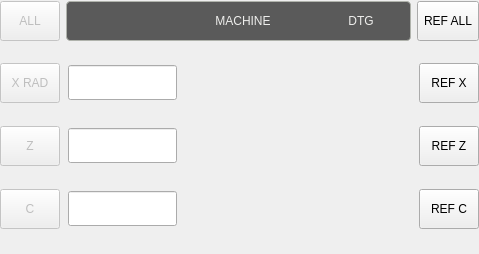
<?xml version="1.0" encoding="UTF-8"?>
<ui version="4.0">
 <class>dros_xzc</class>
 <widget class="QWidget" name="dros_xzc">
  <property name="geometry">
   <rect>
    <x>0</x>
    <y>0</y>
    <width>479</width>
    <height>254</height>
   </rect>
  </property>
  <property name="sizePolicy">
   <sizepolicy hsizetype="Preferred" vsizetype="Preferred">
    <horstretch>0</horstretch>
    <verstretch>0</verstretch>
   </sizepolicy>
  </property>
  <property name="windowTitle">
   <string>dros_xzc</string>
  </property>
  <property name="layoutDirection">
   <enum>Qt::LeftToRight</enum>
  </property>
  <layout class="QVBoxLayout" name="verticalLayout">
   <property name="spacing">
    <number>0</number>
   </property>
   <property name="leftMargin">
    <number>0</number>
   </property>
   <property name="topMargin">
    <number>0</number>
   </property>
   <property name="rightMargin">
    <number>0</number>
   </property>
   <property name="bottomMargin">
    <number>0</number>
   </property>
   <item>
    <widget class="QWidget" name="widget_xz" native="true">
     <layout class="QVBoxLayout" name="verticalLayout_55">
      <property name="spacing">
       <number>19</number>
      </property>
      <property name="leftMargin">
       <number>0</number>
      </property>
      <property name="topMargin">
       <number>0</number>
      </property>
      <property name="rightMargin">
       <number>0</number>
      </property>
      <property name="bottomMargin">
       <number>0</number>
      </property>
      <item>
       <widget class="QWidget" name="widget_87" native="true">
        <property name="minimumSize">
         <size>
          <width>0</width>
          <height>42</height>
         </size>
        </property>
        <layout class="QHBoxLayout" name="horizontalLayout_79">
         <property name="leftMargin">
          <number>0</number>
         </property>
         <property name="topMargin">
          <number>0</number>
         </property>
         <property name="rightMargin">
          <number>0</number>
         </property>
         <property name="bottomMargin">
          <number>0</number>
         </property>
         <item>
          <widget class="MDIButton" name="zero_all_button">
           <property name="enabled">
            <bool>false</bool>
           </property>
           <property name="sizePolicy">
            <sizepolicy hsizetype="Fixed" vsizetype="Preferred">
             <horstretch>0</horstretch>
             <verstretch>0</verstretch>
            </sizepolicy>
           </property>
           <property name="minimumSize">
            <size>
             <width>60</width>
             <height>40</height>
            </size>
           </property>
           <property name="maximumSize">
            <size>
             <width>60</width>
             <height>40</height>
            </size>
           </property>
           <property name="focusPolicy">
            <enum>Qt::NoFocus</enum>
           </property>
           <property name="layoutDirection">
            <enum>Qt::LeftToRight</enum>
           </property>
           <property name="styleSheet">
            <string notr="true">MDIButton {
   	font: 14pt &quot;Bebas Kai&quot;;
}</string>
           </property>
           <property name="text">
            <string>ALL</string>
           </property>
           <property name="icon">
            <iconset resource="../../../../src/probe_basic/probe_basic.qrc">
             <normaloff>:/images/zero.png</normaloff>:/images/zero.png</iconset>
           </property>
           <property name="iconSize">
            <size>
             <width>20</width>
             <height>20</height>
            </size>
           </property>
           <property name="rules" stdset="0">
            <string>[
    {
        &quot;channels&quot;: [
            {
                &quot;url&quot;: &quot;status:g5x_index&quot;,
                &quot;trigger&quot;: true,
                &quot;type&quot;: &quot;int&quot;
            }
        ],
        &quot;expression&quot;: &quot;&quot;,
        &quot;name&quot;: &quot;G5x Index&quot;,
        &quot;property&quot;: &quot;None&quot;
    }
]</string>
           </property>
           <property name="MDICommand" stdset="0">
            <string>G10 L20 P{ch[0]} X0.0 Z0.0</string>
           </property>
          </widget>
         </item>
         <item>
          <widget class="QFrame" name="frame_53">
           <property name="sizePolicy">
            <sizepolicy hsizetype="Preferred" vsizetype="Fixed">
             <horstretch>0</horstretch>
             <verstretch>0</verstretch>
            </sizepolicy>
           </property>
           <property name="minimumSize">
            <size>
             <width>0</width>
             <height>40</height>
            </size>
           </property>
           <property name="maximumSize">
            <size>
             <width>16777215</width>
             <height>40</height>
            </size>
           </property>
           <property name="styleSheet">
            <string notr="true">.QFrame{
    border-style: solid;
    border-color: rgb(176, 179,172);
    border-width: 1px;
    border-radius: 4px;
    background-color: rgb(90, 90, 90);
    padding: -5px;
}</string>
           </property>
           <property name="frameShape">
            <enum>QFrame::StyledPanel</enum>
           </property>
           <property name="frameShadow">
            <enum>QFrame::Raised</enum>
           </property>
           <layout class="QHBoxLayout" name="horizontalLayout_168">
            <property name="spacing">
             <number>18</number>
            </property>
            <property name="leftMargin">
             <number>9</number>
            </property>
            <property name="rightMargin">
             <number>0</number>
            </property>
            <item>
             <widget class="StatusLabel" name="work_column_header">
              <property name="sizePolicy">
               <sizepolicy hsizetype="Fixed" vsizetype="Fixed">
                <horstretch>0</horstretch>
                <verstretch>0</verstretch>
               </sizepolicy>
              </property>
              <property name="minimumSize">
               <size>
                <width>100</width>
                <height>17</height>
               </size>
              </property>
              <property name="maximumSize">
               <size>
                <width>100</width>
                <height>17</height>
               </size>
              </property>
              <property name="styleSheet">
               <string notr="true">QLabel{
    color: rgb(238, 238, 236);
	font: 16pt &quot;Bebas Kai&quot;;
    padding-left: 6px;
}</string>
              </property>
              <property name="alignment">
               <set>Qt::AlignCenter</set>
              </property>
              <property name="rules" stdset="0">
               <string>[{&quot;channels&quot;: [{&quot;url&quot;: &quot;status:g5x_index?text&quot;, &quot;trigger&quot;: true}], &quot;property&quot;: &quot;Text&quot;, &quot;expression&quot;: &quot;ch[0] + ' WORK'\n&quot;, &quot;name&quot;: &quot;WCS Header&quot;}]</string>
              </property>
             </widget>
            </item>
            <item>
             <widget class="QLabel" name="machine_column_header">
              <property name="enabled">
               <bool>false</bool>
              </property>
              <property name="sizePolicy">
               <sizepolicy hsizetype="Fixed" vsizetype="Fixed">
                <horstretch>0</horstretch>
                <verstretch>0</verstretch>
               </sizepolicy>
              </property>
              <property name="minimumSize">
               <size>
                <width>100</width>
                <height>17</height>
               </size>
              </property>
              <property name="maximumSize">
               <size>
                <width>100</width>
                <height>17</height>
               </size>
              </property>
              <property name="styleSheet">
               <string notr="true">QLabel{
    color: rgb(238, 238, 236);
	font: 16pt &quot;Bebas Kai&quot;;
}</string>
              </property>
              <property name="text">
               <string>MACHINE</string>
              </property>
              <property name="alignment">
               <set>Qt::AlignCenter</set>
              </property>
             </widget>
            </item>
            <item>
             <widget class="QLabel" name="dtg_column_header">
              <property name="sizePolicy">
               <sizepolicy hsizetype="Fixed" vsizetype="Fixed">
                <horstretch>0</horstretch>
                <verstretch>0</verstretch>
               </sizepolicy>
              </property>
              <property name="minimumSize">
               <size>
                <width>100</width>
                <height>17</height>
               </size>
              </property>
              <property name="maximumSize">
               <size>
                <width>100</width>
                <height>17</height>
               </size>
              </property>
              <property name="styleSheet">
               <string notr="true">QLabel{
    color: rgb(238, 238, 236);
	font: 16pt &quot;Bebas Kai&quot;;
}</string>
              </property>
              <property name="text">
               <string>DTG</string>
              </property>
              <property name="alignment">
               <set>Qt::AlignCenter</set>
              </property>
             </widget>
            </item>
           </layout>
          </widget>
         </item>
         <item>
          <widget class="ActionButton" name="ref_all_button">
           <property name="sizePolicy">
            <sizepolicy hsizetype="Fixed" vsizetype="Fixed">
             <horstretch>1</horstretch>
             <verstretch>0</verstretch>
            </sizepolicy>
           </property>
           <property name="minimumSize">
            <size>
             <width>62</width>
             <height>40</height>
            </size>
           </property>
           <property name="maximumSize">
            <size>
             <width>62</width>
             <height>40</height>
            </size>
           </property>
           <property name="focusPolicy">
            <enum>Qt::NoFocus</enum>
           </property>
           <property name="styleSheet">
            <string notr="true">QPushButton {
   	font: 15pt &quot;Bebas Kai&quot;;
}</string>
           </property>
           <property name="text">
            <string>REF ALL</string>
           </property>
           <property name="rules" stdset="0">
            <string>[{&quot;channels&quot;: [{&quot;url&quot;: &quot;status:all_axes_homed&quot;, &quot;trigger&quot;: true}], &quot;property&quot;: &quot;Text&quot;, &quot;expression&quot;: &quot;'HOMED' if ch[0] else 'REF ALL'&quot;, &quot;name&quot;: &quot;reference_all&quot;}, {&quot;name&quot;: &quot;home_inhibit&quot;, &quot;property&quot;: &quot;Enable&quot;, &quot;expression&quot;: &quot;not (ch[0] or ch[1] or ch[2])&quot;, &quot;channels&quot;: [{&quot;url&quot;: &quot;status:joint.0.homing&quot;, &quot;trigger&quot;: true}, {&quot;url&quot;: &quot;status:joint.1.homing&quot;, &quot;trigger&quot;: true}, {&quot;url&quot;: &quot;status:joint.2.homing&quot;, &quot;trigger&quot;: true}]}]</string>
           </property>
           <property name="actionName" stdset="0">
            <string>machine.home.all</string>
           </property>
          </widget>
         </item>
        </layout>
       </widget>
      </item>
      <item>
       <widget class="QWidget" name="widget_88" native="true">
        <property name="minimumSize">
         <size>
          <width>0</width>
          <height>42</height>
         </size>
        </property>
        <layout class="QHBoxLayout" name="x_axis_dro_layout_3">
         <property name="spacing">
          <number>8</number>
         </property>
         <property name="leftMargin">
          <number>0</number>
         </property>
         <property name="topMargin">
          <number>2</number>
         </property>
         <property name="rightMargin">
          <number>0</number>
         </property>
         <property name="bottomMargin">
          <number>2</number>
         </property>
         <item>
          <widget class="MDIButton" name="zero_x_button">
           <property name="enabled">
            <bool>false</bool>
           </property>
           <property name="sizePolicy">
            <sizepolicy hsizetype="Preferred" vsizetype="Preferred">
             <horstretch>0</horstretch>
             <verstretch>0</verstretch>
            </sizepolicy>
           </property>
           <property name="minimumSize">
            <size>
             <width>60</width>
             <height>40</height>
            </size>
           </property>
           <property name="maximumSize">
            <size>
             <width>60</width>
             <height>40</height>
            </size>
           </property>
           <property name="layoutDirection">
            <enum>Qt::LeftToRight</enum>
           </property>
           <property name="styleSheet">
            <string notr="true">MDIButton {
   	font: 16pt &quot;Bebas Kai&quot;;
}</string>
           </property>
           <property name="text">
            <string>X RAD</string>
           </property>
           <property name="iconSize">
            <size>
             <width>20</width>
             <height>20</height>
            </size>
           </property>
           <property name="rules" stdset="0">
            <string>[{&quot;channels&quot;: [{&quot;url&quot;: &quot;status:g5x_index&quot;, &quot;trigger&quot;: true, &quot;type&quot;: &quot;int&quot;}], &quot;property&quot;: &quot;None&quot;, &quot;expression&quot;: &quot;&quot;, &quot;name&quot;: &quot;G5x Index&quot;}, {&quot;channels&quot;: [{&quot;url&quot;: &quot;status:gcodes&quot;, &quot;trigger&quot;: true}], &quot;property&quot;: &quot;Text&quot;, &quot;expression&quot;: &quot;'X DIA' if 'G7' in ch[0] else 'X RAD'&quot;, &quot;name&quot;: &quot;diam_rad_mode_display&quot;}]</string>
           </property>
           <property name="MDICommand" stdset="0">
            <string>G10 L20 P{ch[0]} X0.0</string>
           </property>
          </widget>
         </item>
         <item>
          <widget class="DROLineEdit" name="dro_entry_x_main">
           <property name="sizePolicy">
            <sizepolicy hsizetype="Preferred" vsizetype="Fixed">
             <horstretch>1</horstretch>
             <verstretch>0</verstretch>
            </sizepolicy>
           </property>
           <property name="minimumSize">
            <size>
             <width>100</width>
             <height>35</height>
            </size>
           </property>
           <property name="focusPolicy">
            <enum>Qt::ClickFocus</enum>
           </property>
           <property name="alignment">
            <set>Qt::AlignRight|Qt::AlignTrailing|Qt::AlignVCenter</set>
           </property>
           <property name="referenceType" stdset="0">
            <number>1</number>
           </property>
           <property name="axisNumber" stdset="0">
            <number>0</number>
           </property>
           <property name="inchFormat" stdset="0">
            <string>%9.4f</string>
           </property>
           <property name="millimeterFormat" stdset="0">
            <string>%10.3f</string>
           </property>
           <property name="degreeFormat" stdset="0">
            <string>%10.2f</string>
           </property>
           <property name="latheMode" stdset="0">
            <number>0</number>
           </property>
          
<property name="styleSet" stdset="0">
          
 <string>dataField17</string>
          
</property>
</widget>
         </item>
         <item>
          <widget class="DROLabel" name="drolabel_machine_x">
           <property name="sizePolicy">
            <sizepolicy hsizetype="Preferred" vsizetype="Fixed">
             <horstretch>1</horstretch>
             <verstretch>0</verstretch>
            </sizepolicy>
           </property>
           <property name="minimumSize">
            <size>
             <width>100</width>
             <height>35</height>
            </size>
           </property>
           <property name="alignment">
            <set>Qt::AlignRight|Qt::AlignTrailing|Qt::AlignVCenter</set>
           </property>
           <property name="referenceType" stdset="0">
            <number>0</number>
           </property>
           <property name="axisNumber" stdset="0">
            <number>0</number>
           </property>
           <property name="inchFormat" stdset="0">
            <string>%9.4f</string>
           </property>
           <property name="millimeterFormat" stdset="0">
            <string>%10.3f</string>
           </property>
           <property name="degreeFormat" stdset="0">
            <string>%10.2f</string>
           </property>
           <property name="latheMode" stdset="0">
            <number>0</number>
           </property>
          
<property name="styleSet" stdset="0">
          
 <string>dataField17</string>
          
</property>
</widget>
         </item>
         <item>
          <widget class="DROLabel" name="dro_dtg_x">
           <property name="sizePolicy">
            <sizepolicy hsizetype="Preferred" vsizetype="Fixed">
             <horstretch>1</horstretch>
             <verstretch>0</verstretch>
            </sizepolicy>
           </property>
           <property name="minimumSize">
            <size>
             <width>100</width>
             <height>35</height>
            </size>
           </property>
           <property name="alignment">
            <set>Qt::AlignRight|Qt::AlignTrailing|Qt::AlignVCenter</set>
           </property>
           <property name="referenceType" stdset="0">
            <number>2</number>
           </property>
           <property name="axisNumber" stdset="0">
            <number>0</number>
           </property>
           <property name="inchFormat" stdset="0">
            <string>%9.4f</string>
           </property>
           <property name="millimeterFormat" stdset="0">
            <string>%10.3f</string>
           </property>
           <property name="degreeFormat" stdset="0">
            <string>%10.2f</string>
           </property>
           <property name="latheMode" stdset="0">
            <number>0</number>
           </property>
          
<property name="styleSet" stdset="0">
          
 <string>dataField17</string>
          
</property>
</widget>
         </item>
         <item>
          <widget class="ActionButton" name="ref_x_button">
           <property name="sizePolicy">
            <sizepolicy hsizetype="Fixed" vsizetype="Fixed">
             <horstretch>0</horstretch>
             <verstretch>0</verstretch>
            </sizepolicy>
           </property>
           <property name="minimumSize">
            <size>
             <width>60</width>
             <height>40</height>
            </size>
           </property>
           <property name="maximumSize">
            <size>
             <width>60</width>
             <height>40</height>
            </size>
           </property>
           <property name="styleSheet">
            <string notr="true">QPushButton {
   	font: 15pt &quot;Bebas Kai&quot;;
}</string>
           </property>
           <property name="text">
            <string>REF X</string>
           </property>
           <property name="rules" stdset="0">
            <string>[{&quot;name&quot;: &quot;home_inhibit&quot;, &quot;property&quot;: &quot;Enable&quot;, &quot;expression&quot;: &quot;not (ch[0] or ch[1] or ch[2])&quot;, &quot;channels&quot;: [{&quot;url&quot;: &quot;status:joint.0.homing&quot;, &quot;trigger&quot;: true}, {&quot;url&quot;: &quot;status:joint.1.homing&quot;, &quot;trigger&quot;: true}, {&quot;url&quot;: &quot;status:joint.3.homing&quot;, &quot;trigger&quot;: true}]}]</string>
           </property>
           <property name="actionName" stdset="0">
            <string>machine.home.axis:x</string>
           </property>
          </widget>
         </item>
        </layout>
       </widget>
      </item>
      <item>
       <widget class="QWidget" name="widget_89" native="true">
        <property name="minimumSize">
         <size>
          <width>0</width>
          <height>42</height>
         </size>
        </property>
        <layout class="QHBoxLayout" name="z_axis_dro_layout_6">
         <property name="spacing">
          <number>8</number>
         </property>
         <property name="leftMargin">
          <number>0</number>
         </property>
         <property name="topMargin">
          <number>2</number>
         </property>
         <property name="rightMargin">
          <number>0</number>
         </property>
         <property name="bottomMargin">
          <number>2</number>
         </property>
         <item>
          <widget class="MDIButton" name="zero_z_button">
           <property name="enabled">
            <bool>false</bool>
           </property>
           <property name="sizePolicy">
            <sizepolicy hsizetype="Preferred" vsizetype="Preferred">
             <horstretch>0</horstretch>
             <verstretch>0</verstretch>
            </sizepolicy>
           </property>
           <property name="minimumSize">
            <size>
             <width>60</width>
             <height>40</height>
            </size>
           </property>
           <property name="maximumSize">
            <size>
             <width>60</width>
             <height>40</height>
            </size>
           </property>
           <property name="styleSheet">
            <string notr="true">MDIButton {
   	font: 17pt &quot;Bebas Kai&quot;;
}</string>
           </property>
           <property name="text">
            <string>Z</string>
           </property>
           <property name="icon">
            <iconset resource="../../../../src/probe_basic/probe_basic.qrc">
             <normaloff>:/images/zero.png</normaloff>:/images/zero.png</iconset>
           </property>
           <property name="iconSize">
            <size>
             <width>20</width>
             <height>20</height>
            </size>
           </property>
           <property name="rules" stdset="0">
            <string>[
    {
        &quot;channels&quot;: [
            {
                &quot;url&quot;: &quot;status:g5x_index&quot;,
                &quot;trigger&quot;: true,
                &quot;type&quot;: &quot;int&quot;
            }
        ],
        &quot;expression&quot;: &quot;&quot;,
        &quot;name&quot;: &quot;G5x Index&quot;,
        &quot;property&quot;: &quot;None&quot;
    }
]</string>
           </property>
           <property name="MDICommand" stdset="0">
            <string>G10 L20 P{ch[0]} Z0.0</string>
           </property>
          </widget>
         </item>
         <item>
          <widget class="DROLineEdit" name="dro_entry_z_main">
           <property name="sizePolicy">
            <sizepolicy hsizetype="Preferred" vsizetype="Fixed">
             <horstretch>1</horstretch>
             <verstretch>0</verstretch>
            </sizepolicy>
           </property>
           <property name="minimumSize">
            <size>
             <width>100</width>
             <height>35</height>
            </size>
           </property>
           <property name="focusPolicy">
            <enum>Qt::ClickFocus</enum>
           </property>
           <property name="alignment">
            <set>Qt::AlignRight|Qt::AlignTrailing|Qt::AlignVCenter</set>
           </property>
           <property name="referenceType" stdset="0">
            <number>1</number>
           </property>
           <property name="axisNumber" stdset="0">
            <number>2</number>
           </property>
           <property name="inchFormat" stdset="0">
            <string>%9.4f</string>
           </property>
           <property name="millimeterFormat" stdset="0">
            <string>%10.3f</string>
           </property>
           <property name="degreeFormat" stdset="0">
            <string>%10.2f</string>
           </property>
           <property name="latheMode" stdset="0">
            <number>0</number>
           </property>
          
<property name="styleSet" stdset="0">
          
 <string>dataField17</string>
          
</property>
</widget>
         </item>
         <item>
          <widget class="DROLabel" name="drolabel_machine_z">
           <property name="sizePolicy">
            <sizepolicy hsizetype="Preferred" vsizetype="Fixed">
             <horstretch>1</horstretch>
             <verstretch>0</verstretch>
            </sizepolicy>
           </property>
           <property name="minimumSize">
            <size>
             <width>100</width>
             <height>35</height>
            </size>
           </property>
           <property name="alignment">
            <set>Qt::AlignRight|Qt::AlignTrailing|Qt::AlignVCenter</set>
           </property>
           <property name="referenceType" stdset="0">
            <number>0</number>
           </property>
           <property name="axisNumber" stdset="0">
            <number>2</number>
           </property>
           <property name="inchFormat" stdset="0">
            <string>%9.4f</string>
           </property>
           <property name="millimeterFormat" stdset="0">
            <string>%10.3f</string>
           </property>
           <property name="degreeFormat" stdset="0">
            <string>%10.2f</string>
           </property>
           <property name="latheMode" stdset="0">
            <number>0</number>
           </property>
          
<property name="styleSet" stdset="0">
          
 <string>dataField17</string>
          
</property>
</widget>
         </item>
         <item>
          <widget class="DROLabel" name="dro_dtg_z">
           <property name="sizePolicy">
            <sizepolicy hsizetype="Preferred" vsizetype="Fixed">
             <horstretch>1</horstretch>
             <verstretch>0</verstretch>
            </sizepolicy>
           </property>
           <property name="minimumSize">
            <size>
             <width>100</width>
             <height>35</height>
            </size>
           </property>
           <property name="alignment">
            <set>Qt::AlignRight|Qt::AlignTrailing|Qt::AlignVCenter</set>
           </property>
           <property name="referenceType" stdset="0">
            <number>2</number>
           </property>
           <property name="axisNumber" stdset="0">
            <number>2</number>
           </property>
           <property name="inchFormat" stdset="0">
            <string>%9.4f</string>
           </property>
           <property name="millimeterFormat" stdset="0">
            <string>%10.3f</string>
           </property>
           <property name="degreeFormat" stdset="0">
            <string>%10.2f</string>
           </property>
           <property name="latheMode" stdset="0">
            <number>0</number>
           </property>
          
<property name="styleSet" stdset="0">
          
 <string>dataField17</string>
          
</property>
</widget>
         </item>
         <item>
          <widget class="ActionButton" name="ref_z_button">
           <property name="sizePolicy">
            <sizepolicy hsizetype="Fixed" vsizetype="Fixed">
             <horstretch>0</horstretch>
             <verstretch>0</verstretch>
            </sizepolicy>
           </property>
           <property name="minimumSize">
            <size>
             <width>60</width>
             <height>40</height>
            </size>
           </property>
           <property name="maximumSize">
            <size>
             <width>60</width>
             <height>40</height>
            </size>
           </property>
           <property name="styleSheet">
            <string notr="true">QPushButton {
   	font: 15pt &quot;Bebas Kai&quot;;
}</string>
           </property>
           <property name="text">
            <string>REF Z</string>
           </property>
           <property name="rules" stdset="0">
            <string>[{&quot;name&quot;: &quot;home_inhibit&quot;, &quot;property&quot;: &quot;Enable&quot;, &quot;expression&quot;: &quot;not (ch[0] or ch[1])&quot;, &quot;channels&quot;: [{&quot;url&quot;: &quot;status:joint.0.homing&quot;, &quot;trigger&quot;: true}, {&quot;url&quot;: &quot;status:joint.1.homing&quot;, &quot;trigger&quot;: true}, {&quot;url&quot;: &quot;status:joint.2.homing&quot;, &quot;trigger&quot;: true}]}]</string>
           </property>
           <property name="actionName" stdset="0">
            <string>machine.home.axis:z</string>
           </property>
          </widget>
         </item>
        </layout>
       </widget>
      </item>
      <item>
       <widget class="QWidget" name="widget_93" native="true">
        <property name="minimumSize">
         <size>
          <width>0</width>
          <height>42</height>
         </size>
        </property>
        <layout class="QHBoxLayout" name="z_axis_dro_layout_10">
         <property name="spacing">
          <number>8</number>
         </property>
         <property name="leftMargin">
          <number>0</number>
         </property>
         <property name="topMargin">
          <number>2</number>
         </property>
         <property name="rightMargin">
          <number>0</number>
         </property>
         <property name="bottomMargin">
          <number>2</number>
         </property>
         <item>
          <widget class="MDIButton" name="zero_c_button">
           <property name="enabled">
            <bool>false</bool>
           </property>
           <property name="sizePolicy">
            <sizepolicy hsizetype="Preferred" vsizetype="Preferred">
             <horstretch>0</horstretch>
             <verstretch>0</verstretch>
            </sizepolicy>
           </property>
           <property name="minimumSize">
            <size>
             <width>60</width>
             <height>40</height>
            </size>
           </property>
           <property name="maximumSize">
            <size>
             <width>60</width>
             <height>40</height>
            </size>
           </property>
           <property name="styleSheet">
            <string notr="true">MDIButton {
   	font: 17pt &quot;Bebas Kai&quot;;
}</string>
           </property>
           <property name="text">
            <string>C</string>
           </property>
           <property name="icon">
            <iconset resource="../../../../src/probe_basic/probe_basic.qrc">
             <normaloff>:/images/zero.png</normaloff>:/images/zero.png</iconset>
           </property>
           <property name="iconSize">
            <size>
             <width>20</width>
             <height>20</height>
            </size>
           </property>
           <property name="rules" stdset="0">
            <string>[
    {
        &quot;channels&quot;: [
            {
                &quot;url&quot;: &quot;status:g5x_index&quot;,
                &quot;trigger&quot;: true,
                &quot;type&quot;: &quot;int&quot;
            }
        ],
        &quot;expression&quot;: &quot;&quot;,
        &quot;name&quot;: &quot;G5x Index&quot;,
        &quot;property&quot;: &quot;None&quot;
    }
]</string>
           </property>
           <property name="MDICommand" stdset="0">
            <string>G10 L20 P{ch[0]} C0.0</string>
           </property>
          </widget>
         </item>
         <item>
          <widget class="DROLineEdit" name="dro_entry_c_main">
           <property name="sizePolicy">
            <sizepolicy hsizetype="Preferred" vsizetype="Fixed">
             <horstretch>1</horstretch>
             <verstretch>0</verstretch>
            </sizepolicy>
           </property>
           <property name="minimumSize">
            <size>
             <width>100</width>
             <height>35</height>
            </size>
           </property>
           <property name="focusPolicy">
            <enum>Qt::ClickFocus</enum>
           </property>
           <property name="alignment">
            <set>Qt::AlignRight|Qt::AlignTrailing|Qt::AlignVCenter</set>
           </property>
           <property name="referenceType" stdset="0">
            <number>1</number>
           </property>
           <property name="axisNumber" stdset="0">
            <number>5</number>
           </property>
           <property name="inchFormat" stdset="0">
            <string>%9.4f</string>
           </property>
           <property name="millimeterFormat" stdset="0">
            <string>%10.3f</string>
           </property>
           <property name="degreeFormat" stdset="0">
            <string>%10.2f</string>
           </property>
           <property name="latheMode" stdset="0">
            <number>0</number>
           </property>
          
<property name="styleSet" stdset="0">
          
 <string>dataField17</string>
          
</property>
</widget>
         </item>
         <item>
          <widget class="DROLabel" name="drolabel_machine_c">
           <property name="sizePolicy">
            <sizepolicy hsizetype="Preferred" vsizetype="Fixed">
             <horstretch>1</horstretch>
             <verstretch>0</verstretch>
            </sizepolicy>
           </property>
           <property name="minimumSize">
            <size>
             <width>100</width>
             <height>35</height>
            </size>
           </property>
           <property name="alignment">
            <set>Qt::AlignRight|Qt::AlignTrailing|Qt::AlignVCenter</set>
           </property>
           <property name="referenceType" stdset="0">
            <number>0</number>
           </property>
           <property name="axisNumber" stdset="0">
            <number>5</number>
           </property>
           <property name="inchFormat" stdset="0">
            <string>%9.4f</string>
           </property>
           <property name="millimeterFormat" stdset="0">
            <string>%10.3f</string>
           </property>
           <property name="degreeFormat" stdset="0">
            <string>%10.2f</string>
           </property>
           <property name="latheMode" stdset="0">
            <number>0</number>
           </property>
          
<property name="styleSet" stdset="0">
          
 <string>dataField17</string>
          
</property>
</widget>
         </item>
         <item>
          <widget class="DROLabel" name="dro_dtg_c">
           <property name="sizePolicy">
            <sizepolicy hsizetype="Preferred" vsizetype="Fixed">
             <horstretch>1</horstretch>
             <verstretch>0</verstretch>
            </sizepolicy>
           </property>
           <property name="minimumSize">
            <size>
             <width>100</width>
             <height>35</height>
            </size>
           </property>
           <property name="alignment">
            <set>Qt::AlignRight|Qt::AlignTrailing|Qt::AlignVCenter</set>
           </property>
           <property name="referenceType" stdset="0">
            <number>2</number>
           </property>
           <property name="axisNumber" stdset="0">
            <number>5</number>
           </property>
           <property name="inchFormat" stdset="0">
            <string>%9.4f</string>
           </property>
           <property name="millimeterFormat" stdset="0">
            <string>%10.3f</string>
           </property>
           <property name="degreeFormat" stdset="0">
            <string>%10.2f</string>
           </property>
           <property name="latheMode" stdset="0">
            <number>0</number>
           </property>
          
<property name="styleSet" stdset="0">
          
 <string>dataField17</string>
          
</property>
</widget>
         </item>
         <item>
          <widget class="ActionButton" name="ref_c_button">
           <property name="sizePolicy">
            <sizepolicy hsizetype="Fixed" vsizetype="Fixed">
             <horstretch>0</horstretch>
             <verstretch>0</verstretch>
            </sizepolicy>
           </property>
           <property name="minimumSize">
            <size>
             <width>60</width>
             <height>40</height>
            </size>
           </property>
           <property name="maximumSize">
            <size>
             <width>60</width>
             <height>40</height>
            </size>
           </property>
           <property name="styleSheet">
            <string notr="true">QPushButton {
   	font: 15pt &quot;Bebas Kai&quot;;
}</string>
           </property>
           <property name="text">
            <string>REF C</string>
           </property>
           <property name="rules" stdset="0">
            <string>[{&quot;name&quot;: &quot;home_inhibit&quot;, &quot;property&quot;: &quot;Enable&quot;, &quot;expression&quot;: &quot;not (ch[0] or ch[1] or ch[2])&quot;, &quot;channels&quot;: [{&quot;url&quot;: &quot;status:joint.0.homing&quot;, &quot;trigger&quot;: true}, {&quot;url&quot;: &quot;status:joint.1.homing&quot;, &quot;trigger&quot;: true}, {&quot;url&quot;: &quot;status:joint.2.homing&quot;, &quot;trigger&quot;: true}]}]</string>
           </property>
           <property name="actionName" stdset="0">
            <string>machine.home.axis:c</string>
           </property>
          </widget>
         </item>
        </layout>
       </widget>
      </item>
      <item>
       <widget class="QWidget" name="widget" native="true"/>
      </item>
     </layout>
    </widget>
   </item>
  </layout>
 </widget>
 <customwidgets>
  <customwidget>
   <class>ActionButton</class>
   <extends>QPushButton</extends>
   <header>qtpyvcp.widgets.button_widgets.action_button</header>
  </customwidget>
  <customwidget>
   <class>MDIButton</class>
   <extends>QPushButton</extends>
   <header>qtpyvcp.widgets.button_widgets.mdi_button</header>
  </customwidget>
  <customwidget>
   <class>StatusLabel</class>
   <extends>QLabel</extends>
   <header>qtpyvcp.widgets.display_widgets.status_label</header>
  </customwidget>
  <customwidget>
   <class>DROLabel</class>
   <extends>QLabel</extends>
   <header>qtpyvcp.widgets.display_widgets.dro_label</header>
  </customwidget>
  <customwidget>
   <class>DROLineEdit</class>
   <extends>QLineEdit</extends>
   <header>qtpyvcp.widgets.input_widgets.dro_line_edit</header>
  </customwidget>
 </customwidgets>
 <resources>
  <include location="../../../../src/probe_basic/probe_basic.qrc"/>
  <include location="../../../../src/probe_basic_lathe/probe_basic_lathe.qrc"/>
 </resources>
 <connections/>
</ui>
